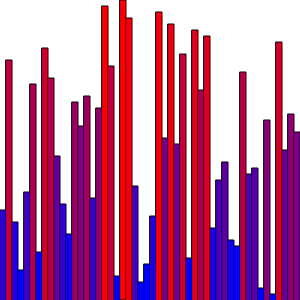
Frame 1 (no input)
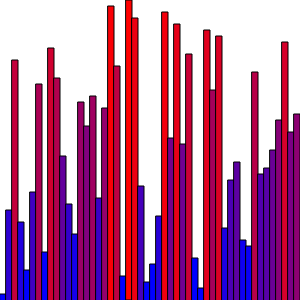
Frame 60 (no input)
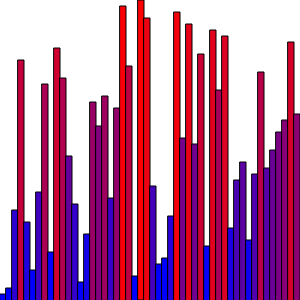
Frame 120 (the mouse pressed at the canvas centre since frame 60)

The p5.js sketch that drew these frames (run headless with seeded random() and noise() and a simulated clock; from frame 60 on, the mouse is pressed at the canvas centre):

// p5.js sketch
// ── sketch.js
/*
 Lucas Chacon 
 Bubble Sort
 2/5/2018
 */
var nodesX = [];
var nodesY = [];
var displayY = [];
var counter = 2;
var sCounter = 0;
function setup() {
    createCanvas(300, 300);
    for (var i = 0; i < 50; i++) {
        nodesY[i] = i * 6;
        nodesX[i] = i;
    }
    for (var q = 0; q < 1000; q++) {
        displayY[q] = [];
        for (var z = 0; z < 50; z++) {
            displayY[q][z] = z;
        }
    }
    shuffleA(nodesY);
    bubbleSort(nodesY);
}
function draw() {
    background(255);
    //render the array
    if (counter >= sCounter) {
        for (var i = 0; i < displayY[sCounter].length; i++) {
            fill(
                    map(displayY[sCounter - 1][i], 0, 255, 255, 0), 0,
                    map(displayY[sCounter - 1][i], 0, 255, 0, 255));
            rect(nodesX[i] * 6, displayY[sCounter - 1][i], 6, height);
        }
    } else {
        for (var j = 0; j < displayY.length; j++) {
            //noStroke();
            fill(map(displayY[counter][j], 0, 255, 255, 0), 0,
                    map(displayY[counter][j], 0, 255, 0, 255));
            rect(nodesX[j] * 6, displayY[counter][j], 6, height);
        }
    }
    counter++;
    console.log(sCounter);
    if (counter > sCounter + 25) {
        counter = 0;
    }
}
function bubbleSort(arr) {
    //sort the array
    for (var i = 0; i < arr.length; i++) {
        for (var j = arr.length - 1; j > i; j--) {
            if (arr[j - 1] < arr[j]) {
                swap(arr, j - 1, j);
                arrayCopy(nodesY, 0, displayY[sCounter], 0, displayY[sCounter].length);
                sCounter++;
            }
        }
    }
}
function shuffleA(arr) {
    for (var s = 0; s < arr.length; s++) {
        var choosen = floor(random(arr.length));
        swap(arr, s, choosen);
    }
}
function swap(arr, a, b) {
    //console.log(arr.length);
    var temp = arr[a];
    arr[a] = arr[b];
    arr[b] = temp;
}
